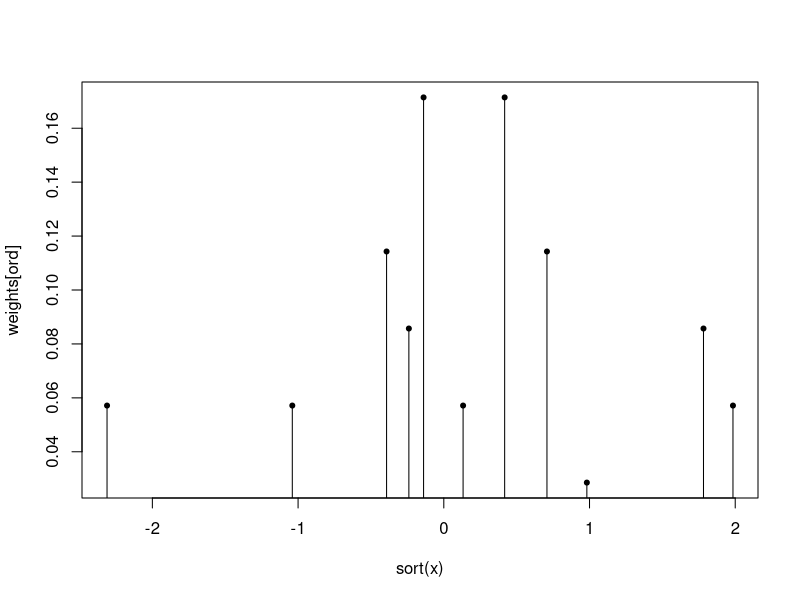
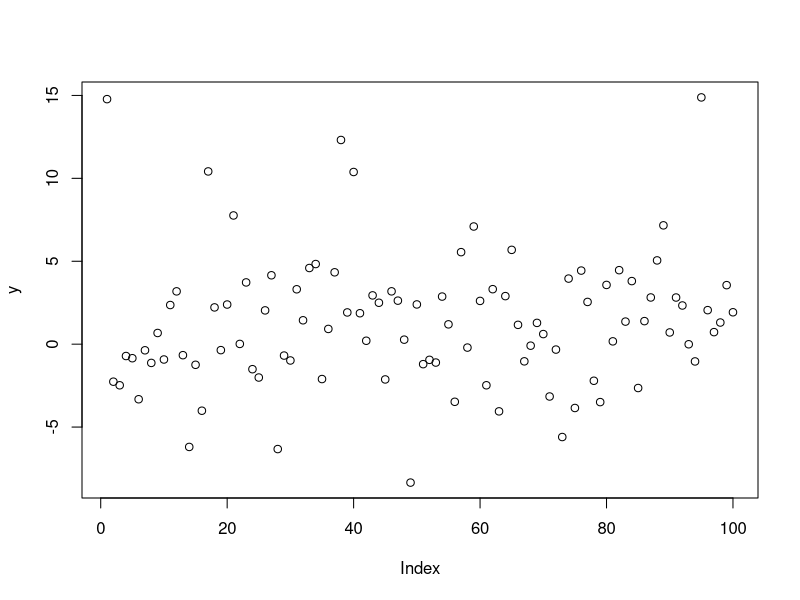

Source code (R) for these figures, in order:
# Weighted representation expirements

# Median
set.seed(2)
n <- 35
b <- 11
counts <- rmultinom(1, n, rep(1/b, b))
weights <- counts / sum(counts)
x <- rnorm(b)
ord <- order(x)
plot(sort(x), weights[ord], type = "h")
points(sort(x), weights[ord], pch = 20)
median(weights)
median(x)
which(sort(x) == median(x))

# Regression
set.seed(22)
n <- 100
d <- 5
X <- matrix(c(rep(1, n), rt(n*d, 3)), nrow = n)
beta <- rnorm(d+1)
y <- X %*% beta + rnorm(100,0,0.5)
plot(y)
fit <- lm(y ~ X-1)
boot_idx <- sample(n, n, replace = TRUE)

